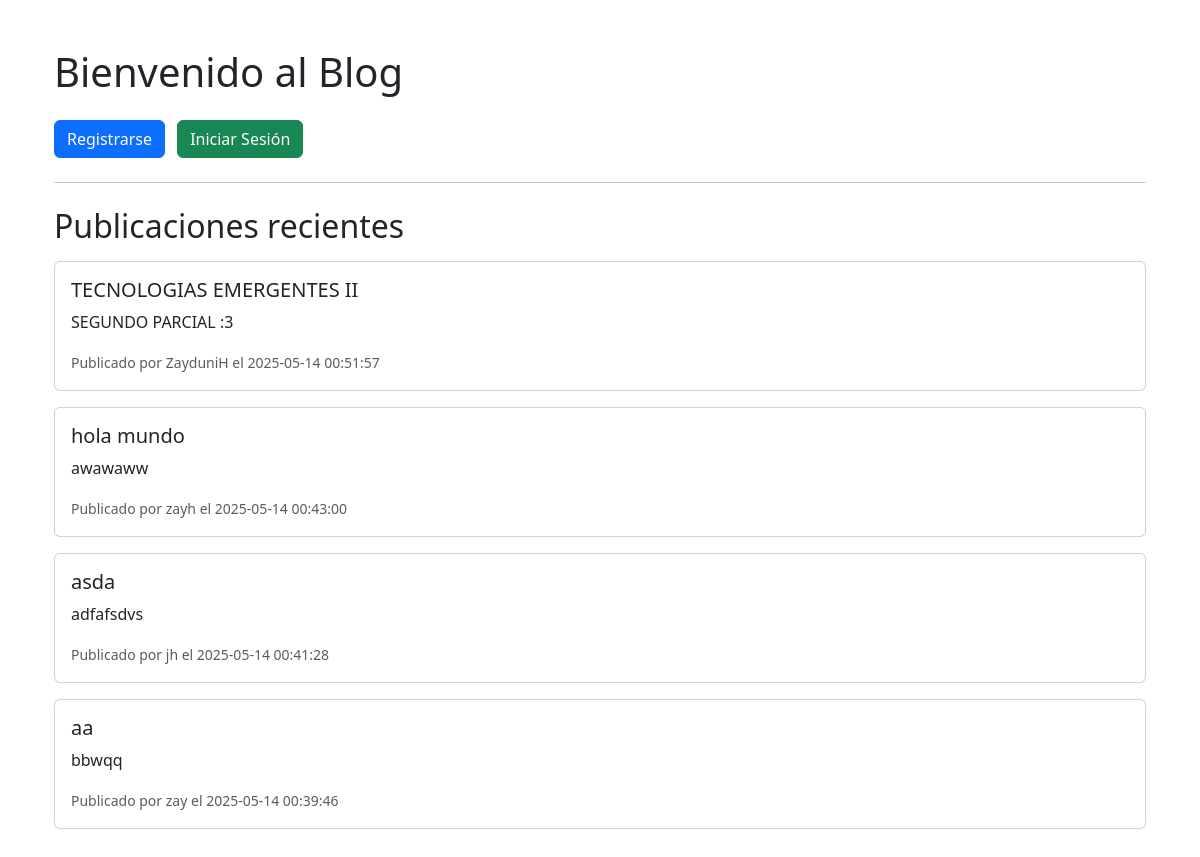
The page / on the database its author committed.
### tables this page shows
CREATE TABLE posts (
            id INTEGER PRIMARY KEY AUTOINCREMENT,
            title TEXT NOT NULL,
            content TEXT NOT NULL,
            user_id INTEGER NOT NULL,
            created_at TIMESTAMP DEFAULT CURRENT_TIMESTAMP,
            FOREIGN KEY (user_id) REFERENCES users (id)
    );

CREATE TABLE users (
            id INTEGER PRIMARY KEY AUTOINCREMENT,
            username TEXT UNIQUE NOT NULL,
            password_hash TEXT NOT NULL,
            created_at TIMESTAMP DEFAULT CURRENT_TIMESTAMP
        );

### app.py (the view)
@app.route('/')
def index():
    conn = get_db_connection()
    posts = conn.execute('''
        SELECT posts.title, posts.content, posts.created_at, users.username
        FROM posts
        JOIN users ON posts.user_id = users.id
        ORDER BY posts.created_at DESC
    ''').fetchall()
    conn.close()
    return render_template('index.html', posts=posts)

### app.py (called while the page is built)
def get_db_connection():
    conn = sqlite3.connect('blog.db')
    conn.row_factory = sqlite3.Row
    return conn

### templates/index.html (shortened to what this page needs)
{% extends 'base.html' %}
{% block content %}
<div class="container mt-4">
    <h1 class="mb-4">Bienvenido al Blog</h1>
    <a href="{{ url_for('register') }}" class="btn btn-primary me-2">Registrarse</a>
    <a href="{{ url_for('login') }}" class="btn btn-success">Iniciar Sesión</a>
    <hr class="my-4">
    <h2>Publicaciones recientes</h2>
    {% for post in posts %}
    <div class="card my-3">
        <div class="card-body">
            <h5 class="card-title">{{ post['title'] }}</h5>
            <p class="card-text">{{ post['content'] }}</p>
            <p class="card-text">
                <small class="text-muted">Publicado por {{ post['username'] }} el {{ post['created_at'] }}</small>
            </p>
        </div>
    </div>
    {% else %}
    <p>No hay publicaciones todavía.</p>
    {% endfor %}
</div>
{% endblock %}

### templates/base.html (shortened to what this page needs)
<!doctype html>
<html lang="es">
  <head>
    <link href="https://cdn.jsdelivr.net/npm/bootstrap@5.3.5/dist/css/bootstrap.min.css"
    rel="stylesheet"
>
    <link href="https://cdn.jsdelivr.net/npm/bootstrap@5.3.0/dist/css/bootstrap.min.css" rel="stylesheet">
  </head>
  <body>
        <div class="container py-4">
            {% block content%} {%endblock%}
  </body>
</html>

### rows shown on the page
posts: title "TECNOLOGIAS EMERGENTES II", content "SEGUNDO PARCIAL :3", username "ZayduniH", created_at "2025-05-14 00:51:57"
posts: title "hola mundo", content "awawaww", username "zayh", created_at "2025-05-14 00:43:00"
posts: title "asda", content "adfafsdvs", username "jh", created_at "2025-05-14 00:41:28"
posts: title "aa", content "bbwqq", username "zay", created_at "2025-05-14 00:39:46"
